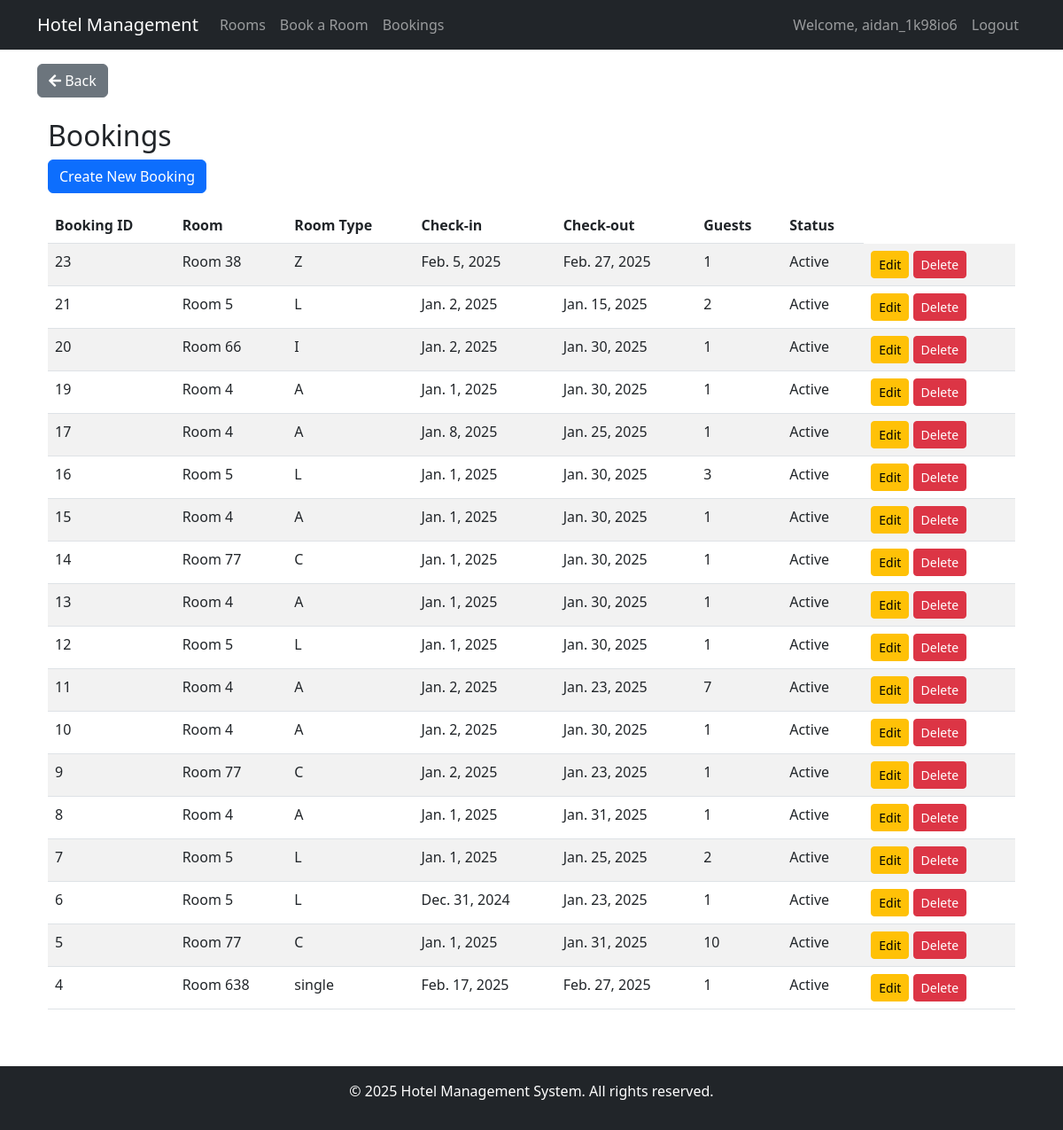
/bookings/ (signed in), run on an earlier commit of the app's database.
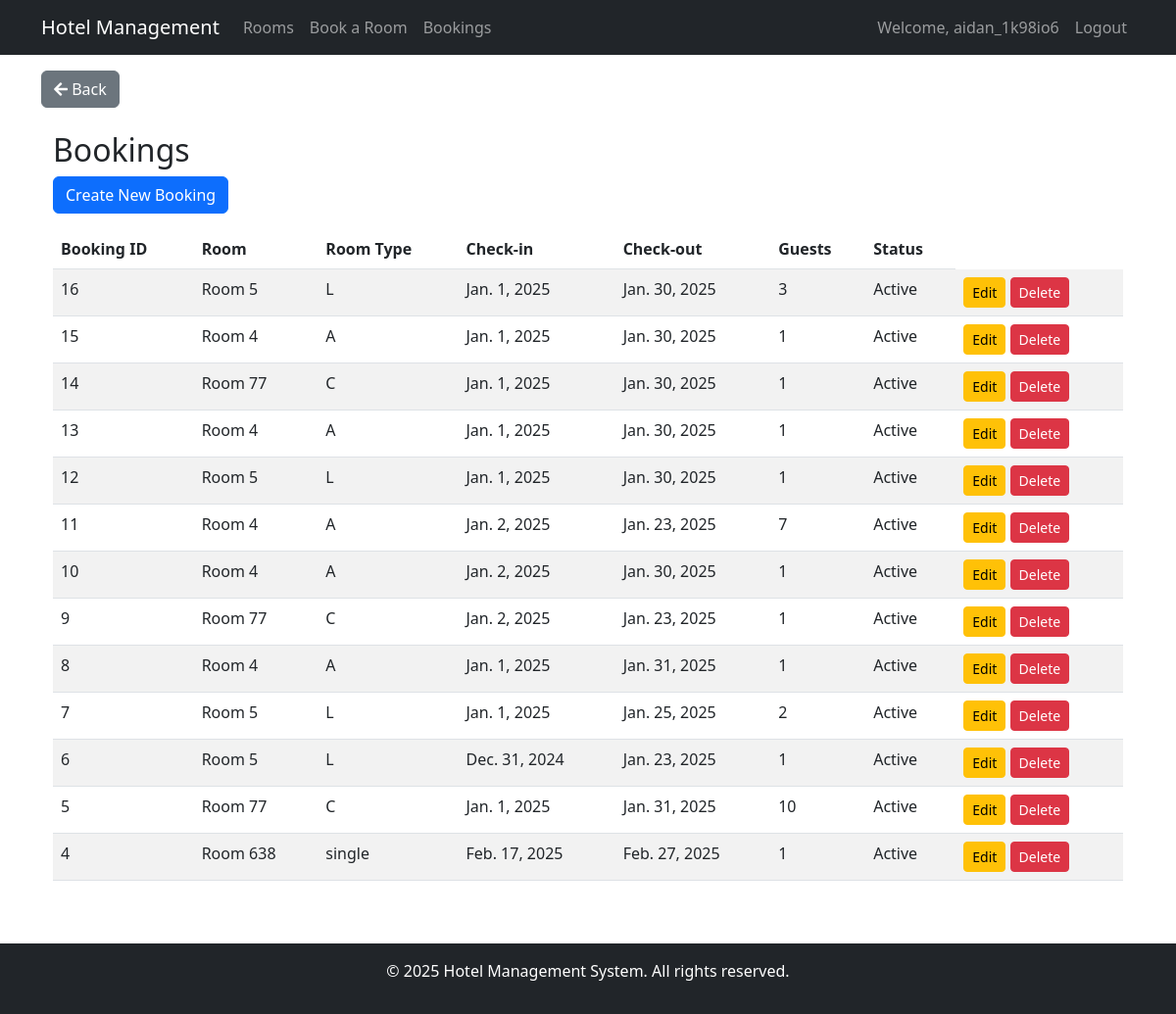
And on a later commit of the database.
### hotel_app/models.py (models this page shows, shortened)
class Booking(models.Model):
    guest = models.ForeignKey(User, on_delete=models.CASCADE, null=True, blank=True)
    room = models.ForeignKey(Room, on_delete=models.CASCADE)
    check_in = models.DateField()
    check_out = models.DateField()
    guests = models.IntegerField()
    special_requests = models.TextField(blank=True, null=True)
    created_at = models.DateTimeField(default=timezone.now)

class Room(models.Model):
    ROOM_TYPES = [
        ('single', 'Single'),
        ('double', 'Double'),
        ('suite', 'Suite'),
        ('deluxe', 'Deluxe'),
    ]
    number = models.CharField(max_length=10, unique=True)
    room_type = models.CharField(max_length=50, choices=ROOM_TYPES)
    capacity = models.IntegerField()
    price = models.DecimalField(max_digits=10, decimal_places=2)
    description = models.TextField()
    is_available = models.BooleanField(default=True)
    class Meta:
        ordering = ['number']

### hotel_app/views.py (the view)
# urls.py: path('bookings/', views.booking_list, name='booking_list'),  # Booking list view
@login_required
def booking_list(request):
    referer = request.META.get('HTTP_REFERER', '')
    deletion_time = request.session.get('booking_deleted_time')
    is_back_button = request.headers.get('Sec-Fetch-Site') == 'none'
    if (deletion_time and
        '/bookings/delete/' in referer and
        is_back_button):
        messages.error(request, 'The booking you were viewing no longer exists.')
        del request.session['booking_deleted_time']
    bookings = Booking.objects.filter(guest=request.user).order_by('-created_at')
    context = {
        'bookings': bookings,
    }
    return render(request, 'hotel_app/booking_list.html', context)

### hotel_app/templates/hotel_app/booking_list.html (shortened to what this page needs)
{% extends 'hotel_app/base.html' %}
{% block content %}
<div class="container mt-4">
    <h2>Bookings</h2>
    <a href="{% url 'create_booking' %}" class="btn btn-primary mb-3">Create New Booking</a>
    {% if bookings %}
        <div class="table-responsive">
            <table class="table table-striped">
                <thead>
                    <tr>
                        <th>Booking ID</th>
                        <th>Room</th>
                        <th>Room Type</th>
                        <th>Check-in</th>
                        <th>Check-out</th>
                        <th>Guests</th>
                        <th>Status</th>
                    </tr>
                </thead>
                <tbody>
                    {% for booking in bookings %}
                    <tr>
                    <td>{{ booking.id }}</td>
                    <td>Room {{ booking.room.number }}</td>
                    <td>{{ booking.room.room_type }}</td>
                    <td>{{ booking.check_in }}</td>
                    <td>{{ booking.check_out }}</td>
                    <td>{{ booking.guests }}</td>
                    <td>
                        {% if booking.check_in > today %}
                            Upcoming
                        {% elif booking.check_out < today %}
                            Completed
                        {% else %}
                            Active
                        {% endif %}
                    </td>
                    <td class="text-right">
                        <a href="{% url 'edit_booking' booking.id %}" class="btn btn-warning btn-sm">Edit</a>
                        <a href="{% url 'delete_booking' booking.id %}" class="btn btn-danger btn-sm">Delete</a>
                    </td>
                    </tr>
                    {% endfor %}
                </tbody>
            </table>
        </div>
    {% else %}
        <p>No bookings found.</p>
    {% endif %}
</div>
{% endblock %}

### hotel_app/templates/hotel_app/base.html (shortened to what this page needs)
<!DOCTYPE html>
<html lang="en">
<head>
    <link href="https://cdn.jsdelivr.net/npm/bootstrap@5.3.0/dist/css/bootstrap.min.css" rel="stylesheet">
    <link rel="stylesheet" href="https://cdnjs.cloudflare.com/ajax/libs/font-awesome/5.15.4/css/all.min.css">
</head>
<body>
    <nav class="navbar navbar-expand-lg navbar-dark bg-dark">
        <div class="container">
            <a class="navbar-brand" href="{% url 'home' %}">Hotel Management</a>
            <div class="collapse navbar-collapse" id="navbarNav">
                <ul class="navbar-nav">
                    <li class="nav-item">
                        <a class="nav-link" href="{% url 'room_list' %}">Rooms</a>
                    </li>
                    <li class="nav-item">
                        <a class="nav-link" href="{% url 'booking_form' %}">Book a Room</a>
                    </li>
                    <li class="nav-item">
                        <a class="nav-link" href="{% url 'booking_list' %}">Bookings</a>
                    </li>
                </ul>
                <ul class="navbar-nav ms-auto">
                    {% if user.is_authenticated %}
                        <li class="nav-item">
                            <span class="nav-link">Welcome, {{ user.username }}</span>
                        </li>
                        <li class="nav-item">
                            <form action="{% url 'logout' %}" method="post" autocomplete="off">
                                <button type="submit" class="nav-link">Logout</button>
                            </form>
                        </li>
                    {% else %}
                        <li class="nav-item">
                            <a class="nav-link" href="{% url 'login' %}">Login</a>
                        </li>
                    {% endif %}
                </ul>
            </div>
        </div>
    </nav>
    {% if request.resolver_match.url_name != 'home' %}
    <div class="container mt-3">
        <button onclick="history.back()" class="btn btn-secondary">
            <i class="fas fa-arrow-left"></i> Back
        </button>
    </div>
    {% endif %}
    <div class="container mt-4">
        {% block content %}
        {% endblock %}
    </div>
    <footer class="bg-dark text-white text-center py-3 mt-5">
        <p>&copy; 2025 Hotel Management System. All rights reserved.</p>
    </footer>
</body>
</html>

What changed in the data, as far as the page shows it:
removed Booking: id "23", room.number "38", room.room_type "Z", check_in "Feb. 5, 2025", check_out "Feb. 27, 2025", guests "1", shows "Active"
removed Booking: id "21", room.number "5", room.room_type "L", check_in "Jan. 2, 2025", check_out "Jan. 15, 2025", guests "2", shows "Active"
removed Booking: id "20", room.number "66", room.room_type "I", check_in "Jan. 2, 2025", check_out "Jan. 30, 2025", guests "1", shows "Active"
removed Booking: id "19", room.number "4", room.room_type "A", check_in "Jan. 1, 2025", check_out "Jan. 30, 2025", guests "1", shows "Active"
removed Booking: id "17", room.number "4", room.room_type "A", check_in "Jan. 8, 2025", check_out "Jan. 25, 2025", guests "1", shows "Active"
